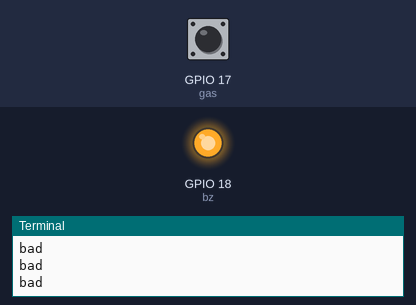
The program below on a simulated Raspberry Pi (BCM pin numbers). Shown: output pins drawn as LEDs (lit = HIGH), the last lines printed to the terminal. Inputs (shaded band) come from the test bench; at power-on: GPIO 17 (gas) LOW.

Above: at 1.2 s.
1.3 s: GPIO 17 (gas) pulled HIGH for 0.25 s
At 1.5 s:
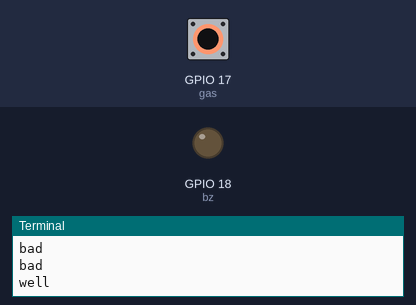
3.1 s: GPIO 17 (gas) pulled HIGH for 3.2 s
At 6.9 s:
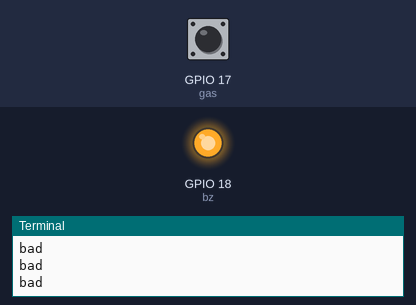
Timing chart, 0 to 8.4 s (numbered marks = the images above; inputs shaded):
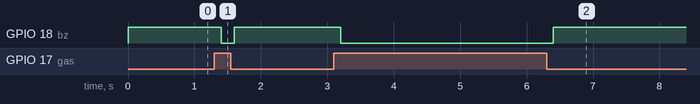

The program:

main.py
```python
# 라즈베리파이를 이용한 가스/연기 감지기 구현
# MQ-2 가스 센서로 가스를 감지하면 능동 부저를 울린다.

from gpiozero import DigitalInputDevice  # GPIO 핀을 디지털 입력으로 제어하기 위한 클래스
from gpiozero import OutputDevice        # GPIO 핀을 디지털 출력으로 제어하기 위한 클래스
import time                              # 대기 시간 설정을 위한 라이브러리

# GPIO 핀 번호 지정 및 객체 생성
bz  = OutputDevice(18)       # 능동 부저 - GPIO 18번 핀 (출력)
gas = DigitalInputDevice(17) # MQ-2 가스 감지 모듈 DOUT - GPIO 17번 핀 (입력)

# 메인 루프: KeyboardInterrupt(Ctrl+C) 입력 전까지 반복 실행
try:
    while True:

        if gas.value == 0:       # DO 핀 LOW(0) → 가스 감지됨 (Active Low 방식)
            print("bad") # 터미널에 경고 메시지 출력
            bz.on()              # 부저 ON → 경보음 발생

        else:                    # DO 핀 HIGH(1) → 정상 상태
            print("well")        # 터미널에 정상 메시지 출력
            bz.off()             # 부저 OFF

        time.sleep(0.2)          # 0.2초 간격으로 센서 값 반복 확인

except KeyboardInterrupt:        # Ctrl+C 입력 시 루프 종료
    pass

# 종료 처리: 프로그램 종료 시 부저를 반드시 OFF로 초기화
bz.off()
```

Measured:
- after the input at 1.3 s, GPIO 18 (bz): HIGH → LOW after 0.10 s, → HIGH 0.20 s later
- after the input at 3.1 s, GPIO 18 (bz): HIGH → LOW after 0.10 s, → HIGH 3.2 s later
